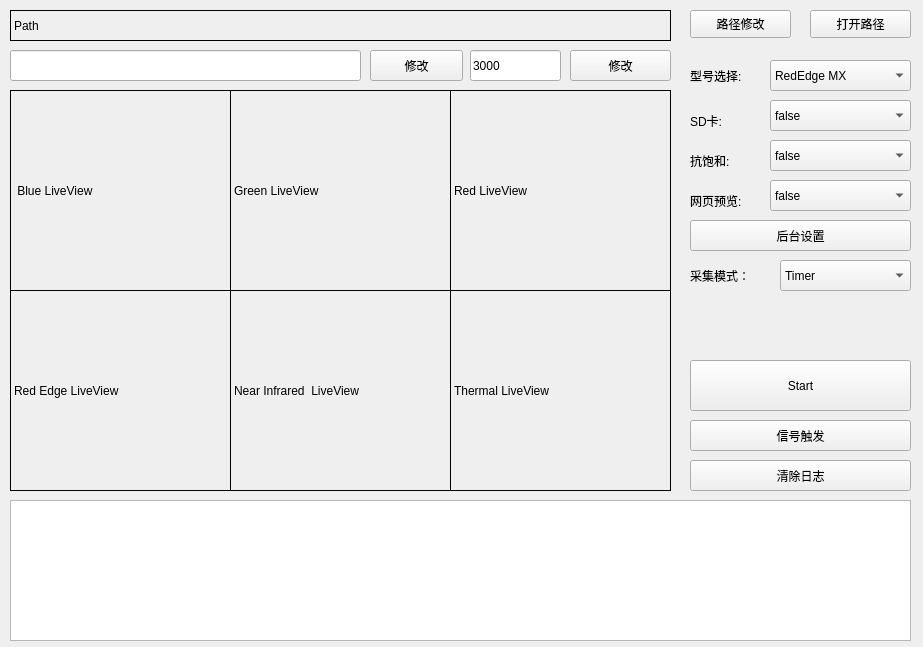
<?xml version="1.0" encoding="UTF-8"?>
<ui version="4.0">
 <class>Widget</class>
 <widget class="QWidget" name="Widget">
  <property name="geometry">
   <rect>
    <x>0</x>
    <y>0</y>
    <width>923</width>
    <height>647</height>
   </rect>
  </property>
  <property name="windowTitle">
   <string>Widget</string>
  </property>
  <widget class="QLabel" name="label_Path">
   <property name="geometry">
    <rect>
     <x>10</x>
     <y>10</y>
     <width>661</width>
     <height>31</height>
    </rect>
   </property>
   <property name="frameShape">
    <enum>QFrame::Box</enum>
   </property>
   <property name="text">
    <string>Path</string>
   </property>
  </widget>
  <widget class="QLabel" name="label_MicaSenseLive5">
   <property name="geometry">
    <rect>
     <x>230</x>
     <y>290</y>
     <width>221</width>
     <height>201</height>
    </rect>
   </property>
   <property name="frameShape">
    <enum>QFrame::Box</enum>
   </property>
   <property name="text">
    <string>Near Infrared  LiveView</string>
   </property>
  </widget>
  <widget class="QComboBox" name="comboBox_CaptureMode">
   <property name="geometry">
    <rect>
     <x>780</x>
     <y>260</y>
     <width>131</width>
     <height>31</height>
    </rect>
   </property>
   <item>
    <property name="text">
     <string>Timer</string>
    </property>
   </item>
   <item>
    <property name="text">
     <string>Signal</string>
    </property>
   </item>
   <item>
    <property name="text">
     <string>Single</string>
    </property>
   </item>
  </widget>
  <widget class="QPushButton" name="Button_PathOpen">
   <property name="geometry">
    <rect>
     <x>810</x>
     <y>10</y>
     <width>101</width>
     <height>28</height>
    </rect>
   </property>
   <property name="text">
    <string>打开路径</string>
   </property>
  </widget>
  <widget class="QLabel" name="label_LiveViewOrNo">
   <property name="geometry">
    <rect>
     <x>690</x>
     <y>180</y>
     <width>81</width>
     <height>41</height>
    </rect>
   </property>
   <property name="text">
    <string>网页预览:</string>
   </property>
  </widget>
  <widget class="QLabel" name="label_KBH">
   <property name="geometry">
    <rect>
     <x>690</x>
     <y>140</y>
     <width>81</width>
     <height>41</height>
    </rect>
   </property>
   <property name="text">
    <string>抗饱和:</string>
   </property>
  </widget>
  <widget class="QPushButton" name="Button_MicaSenseIPSet">
   <property name="geometry">
    <rect>
     <x>370</x>
     <y>50</y>
     <width>93</width>
     <height>31</height>
    </rect>
   </property>
   <property name="text">
    <string>修改</string>
   </property>
  </widget>
  <widget class="QLabel" name="label_MicaSenseLive2">
   <property name="geometry">
    <rect>
     <x>230</x>
     <y>90</y>
     <width>221</width>
     <height>201</height>
    </rect>
   </property>
   <property name="frameShape">
    <enum>QFrame::Box</enum>
   </property>
   <property name="text">
    <string>Green LiveView</string>
   </property>
  </widget>
  <widget class="QLabel" name="label_MicaSenseLive4">
   <property name="geometry">
    <rect>
     <x>10</x>
     <y>290</y>
     <width>221</width>
     <height>201</height>
    </rect>
   </property>
   <property name="frameShape">
    <enum>QFrame::Box</enum>
   </property>
   <property name="text">
    <string>Red Edge LiveView</string>
   </property>
  </widget>
  <widget class="QPushButton" name="Button_PathEdit">
   <property name="geometry">
    <rect>
     <x>690</x>
     <y>10</y>
     <width>101</width>
     <height>28</height>
    </rect>
   </property>
   <property name="text">
    <string>路径修改</string>
   </property>
  </widget>
  <widget class="QLineEdit" name="lineEdit_MicasenseIP">
   <property name="geometry">
    <rect>
     <x>10</x>
     <y>50</y>
     <width>351</width>
     <height>31</height>
    </rect>
   </property>
  </widget>
  <widget class="QLabel" name="label_CaptureMode">
   <property name="geometry">
    <rect>
     <x>690</x>
     <y>250</y>
     <width>81</width>
     <height>51</height>
    </rect>
   </property>
   <property name="text">
    <string>采集模式：</string>
   </property>
  </widget>
  <widget class="QComboBox" name="comboBox_KBH">
   <property name="geometry">
    <rect>
     <x>770</x>
     <y>140</y>
     <width>141</width>
     <height>31</height>
    </rect>
   </property>
   <item>
    <property name="text">
     <string>false</string>
    </property>
   </item>
   <item>
    <property name="text">
     <string>true</string>
    </property>
   </item>
  </widget>
  <widget class="QLabel" name="label_MicaSenseLive1">
   <property name="geometry">
    <rect>
     <x>10</x>
     <y>90</y>
     <width>221</width>
     <height>201</height>
    </rect>
   </property>
   <property name="frameShape">
    <enum>QFrame::Box</enum>
   </property>
   <property name="text">
    <string> Blue LiveView</string>
   </property>
  </widget>
  <widget class="QComboBox" name="comboBox_SavetoSD">
   <property name="geometry">
    <rect>
     <x>770</x>
     <y>100</y>
     <width>141</width>
     <height>31</height>
    </rect>
   </property>
   <item>
    <property name="text">
     <string>false</string>
    </property>
   </item>
   <item>
    <property name="text">
     <string>true</string>
    </property>
   </item>
  </widget>
  <widget class="QPushButton" name="Button_ClearMicaSenseLog">
   <property name="geometry">
    <rect>
     <x>690</x>
     <y>460</y>
     <width>221</width>
     <height>31</height>
    </rect>
   </property>
   <property name="text">
    <string>清除日志</string>
   </property>
  </widget>
  <widget class="QPushButton" name="Button_MicasenseTimer">
   <property name="geometry">
    <rect>
     <x>570</x>
     <y>50</y>
     <width>101</width>
     <height>31</height>
    </rect>
   </property>
   <property name="text">
    <string>修改</string>
   </property>
  </widget>
  <widget class="QPushButton" name="Button_MiaSenseStartOrNo">
   <property name="geometry">
    <rect>
     <x>690</x>
     <y>360</y>
     <width>221</width>
     <height>51</height>
    </rect>
   </property>
   <property name="text">
    <string>Start</string>
   </property>
  </widget>
  <widget class="QTextBrowser" name="textBrowserMicaSenseLog">
   <property name="geometry">
    <rect>
     <x>10</x>
     <y>500</y>
     <width>901</width>
     <height>141</height>
    </rect>
   </property>
  </widget>
  <widget class="QLabel" name="label_SavetoSD">
   <property name="geometry">
    <rect>
     <x>690</x>
     <y>100</y>
     <width>101</width>
     <height>41</height>
    </rect>
   </property>
   <property name="styleSheet">
    <string notr="true">font: 75 9pt &quot;微软雅黑&quot;;</string>
   </property>
   <property name="text">
    <string>SD卡:</string>
   </property>
  </widget>
  <widget class="QLabel" name="label_MicaSenseLive3">
   <property name="geometry">
    <rect>
     <x>450</x>
     <y>90</y>
     <width>221</width>
     <height>201</height>
    </rect>
   </property>
   <property name="frameShape">
    <enum>QFrame::Box</enum>
   </property>
   <property name="text">
    <string>Red LiveView</string>
   </property>
  </widget>
  <widget class="QPushButton" name="Button_MicaSenseWebSetting">
   <property name="geometry">
    <rect>
     <x>690</x>
     <y>220</y>
     <width>221</width>
     <height>31</height>
    </rect>
   </property>
   <property name="text">
    <string>后台设置</string>
   </property>
  </widget>
  <widget class="QComboBox" name="comboBox_LiveViewOrNo">
   <property name="geometry">
    <rect>
     <x>770</x>
     <y>180</y>
     <width>141</width>
     <height>31</height>
    </rect>
   </property>
   <item>
    <property name="text">
     <string>false</string>
    </property>
   </item>
   <item>
    <property name="text">
     <string>true</string>
    </property>
   </item>
  </widget>
  <widget class="QLabel" name="label_MicaSenseLive6">
   <property name="geometry">
    <rect>
     <x>450</x>
     <y>290</y>
     <width>221</width>
     <height>201</height>
    </rect>
   </property>
   <property name="frameShape">
    <enum>QFrame::Box</enum>
   </property>
   <property name="text">
    <string>Thermal LiveView</string>
   </property>
  </widget>
  <widget class="QLineEdit" name="lineEdit_MicasenseTimer">
   <property name="geometry">
    <rect>
     <x>470</x>
     <y>50</y>
     <width>91</width>
     <height>31</height>
    </rect>
   </property>
   <property name="text">
    <string>3000</string>
   </property>
  </widget>
  <widget class="QPushButton" name="Button_MiCaSenseCaptureSignal">
   <property name="geometry">
    <rect>
     <x>690</x>
     <y>420</y>
     <width>221</width>
     <height>31</height>
    </rect>
   </property>
   <property name="text">
    <string>信号触发</string>
   </property>
  </widget>
  <widget class="QLabel" name="label_LiveViewOrNo_2">
   <property name="geometry">
    <rect>
     <x>690</x>
     <y>50</y>
     <width>81</width>
     <height>51</height>
    </rect>
   </property>
   <property name="text">
    <string>型号选择:</string>
   </property>
  </widget>
  <widget class="QComboBox" name="comboBox_CameraModel">
   <property name="geometry">
    <rect>
     <x>770</x>
     <y>60</y>
     <width>141</width>
     <height>31</height>
    </rect>
   </property>
   <item>
    <property name="text">
     <string>RedEdge MX</string>
    </property>
   </item>
   <item>
    <property name="text">
     <string>Altum</string>
    </property>
   </item>
   <item>
    <property name="text">
     <string>RedEdge M</string>
    </property>
   </item>
  </widget>
 </widget>
 <layoutdefault spacing="6" margin="11"/>
 <resources/>
 <connections/>
</ui>
